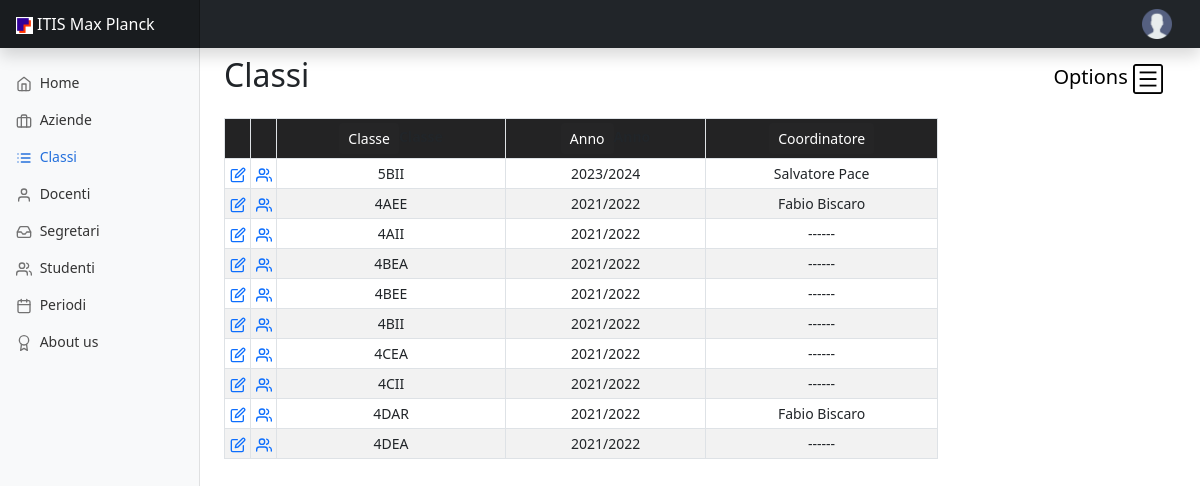
/classi.php (signed in), run on the app's committed database.
### tables this page shows
CREATE TABLE `persona` (
  `id` int NOT NULL,
  `nome` varchar(80) NOT NULL,
  `cognome` varchar(80) NOT NULL,
  `datanascita` date DEFAULT NULL,
  `codicefiscale` varchar(16) NOT NULL,
  `sesso` char(1) NOT NULL,
  `cellulare` varchar(13) NOT NULL,
  `login` varchar(100) DEFAULT NULL,
  `password` varchar(100) DEFAULT NULL,
  `al_matricola` varchar(20) DEFAULT NULL,
  `al_cittadinanza` varchar(30) DEFAULT NULL,
  `cap` varchar(5) DEFAULT NULL,
  `telefono` varchar(20) DEFAULT NULL,
  `email` varchar(100) NOT NULL,
  `indirizzo` varchar(100) DEFAULT NULL,
  `residenza` varchar(100) DEFAULT NULL,
  `provincia` varchar(2) DEFAULT NULL,
  `tut_idazienda` int DEFAULT NULL
);

CREATE TABLE `classe` (
  `id` int NOT NULL,
  `id_docente` int DEFAULT NULL,
  `sezione` varchar(10) NOT NULL,
  `anno` varchar(9) NOT NULL
);

### classi.php (the view, shortened to what this page needs)
<!doctype html>
<html lang="en">
  <head>
    <?php require("Include/head.php");?>
  </head>
  <body>
<?php require("Include/navbar.php")?>
<div class="container-fluid">
  <div class="row">
    <?php require("Include/menu.php");?>
    <main class="col-md-9 ms-sm-auto col-lg-10 px-md-4">
    <nav class="navbar">
                <h1 class="h2">Classi</h1>
                <button class="navbar-toggler" type="button" data-bs-toggle="offcanvas" data-bs-target="#offcanvasNavbar" aria-controls="offcanvasNavbar">
                    Options
                    <span class="navbar-toggler-icon" style="background-image: url('Images/option_icon.png');"></span>
                </button>
            </nav>
    <nav class="navbar col-md-9"  >
                <?php
      $sql= "select nome,cognome,classe.* from persona right join classe on classe.id_docente = persona.id order by anno desc,sezione asc limit 100;";
              $stmt = $conn->prepare($sql);
              $stmt->execute();
              $result = $stmt->get_result();
           if($result->num_rows > 0){
                echo '<div class="col-md-12 justify-content-center">';
                echo '<table class="table table-striped table-bordered table-sm table-responsive" style="text-align:center">';
                    echo '<tr bgcolor="#252526">';
                    echo '<th style="width: 3.66%"></th>';
                    echo '<th style="width: 3.66%"></th>';
                    echo '<th ><input class="btn btn-sm" style="background-color:#252526; color:#ffffff" type="submit" name="ordinaNome" value="Classe"/>Classe</th>';
                    echo '<th ><input class="btn btn-sm" style="background-color:#252526; color:#ffffff" type="submit" name="ordinaAnno" value="Anno"/>Anno</th>';
                    echo '<th ><input class="btn btn-sm" style="background-color:#252526; color:white" type="submit" name="ordinaCognome" value="Coordinatore"/></th>';
                    echo "</tr>";
                   while($row=$result->fetch_assoc()){
                            if(is_null($row['id_docente'])){
                                   $docente="------";
                              }
                            else{
                                   $docente=''.$row['nome'];
                                   $docente.=' '.$row['cognome'];
                              }
                              echo'<tr id="'.$row['id'].'"><td><a href="classi-dettaglio.php?id='.htmlspecialchars($row["id"]).'"><span data-feather="edit"></span></a></td><td><a href=studenti.php?classe='.$row['sezione'].'><span data-feather="users"></span></a></td><td>'.$row['sezione'].'</td><td>'.$row['anno'].'</td><td>'.$docente.'</td>';
      }
    }
      echo "</table>";
    ?>
</nav>
</main>
</body>
    </html>

### dashboard/dashboard.css (style rules this page uses)
body { font-size: .875rem; }
.feather { width: 16px; height: 16px; vertical-align: text-bottom; }
.navbar .navbar-toggler { top: .25rem; right: 1rem; }
td,th { padding: 15px; }

### data on the page
persona: classe.sezione "5BII", classe.anno "2023/2024", docente "Salvatore Pace"
persona: classe.sezione "4AEE", classe.anno "2021/2022", docente "Fabio Biscaro", classe.sezione "4DAR"
classe: sezione "4AII", anno "2021/2022", id_docente "------"
classe: sezione "4BEA", anno "2021/2022", id_docente "------"
classe: sezione "4BEE", anno "2021/2022", id_docente "------"
classe: sezione "4BII", anno "2021/2022", id_docente "------"
classe: sezione "4CEA", anno "2021/2022", id_docente "------"
classe: sezione "4CII", anno "2021/2022", id_docente "------"
classe: sezione "4DEA", anno "2021/2022", id_docente "------"
